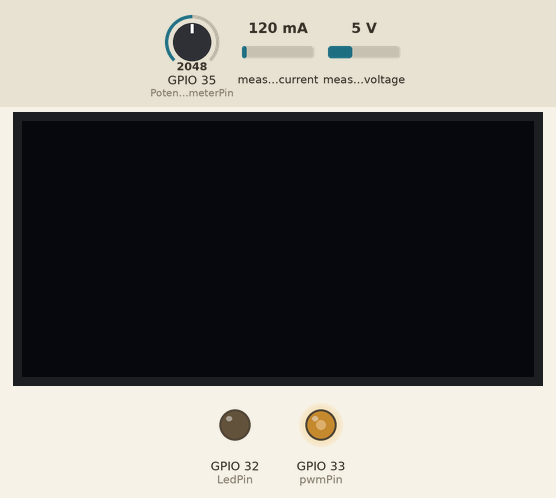
This program was run on a simulated ESP32. On the bench: 128×64 one-colour display, output pins drawn as LEDs (lit = HIGH). Inputs (shaded band) come from the test bench; at power-on: GPIO 35 (PotensiometerPin) = 2048, measured current 120 mA, measured voltage 5 V. WiFi joins after 1.5 s; servers stay silent unless stated; what the program prints to the serial monitor is not drawn.

Above: at 2.7 s.
2.8 s: GPIO 35 (PotensiometerPin) set to 2866
At 4.7 s:
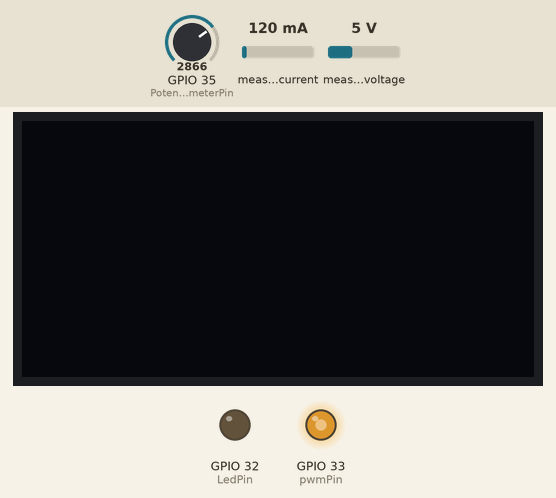
5.0 s: GPIO 35 (PotensiometerPin) set to 3603
At 6.5 s:
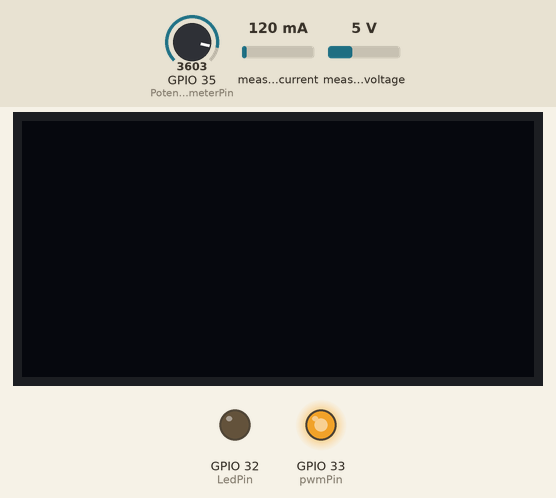
7.0 s: GPIO 35 (PotensiometerPin) set to 491
At 8.2 s:
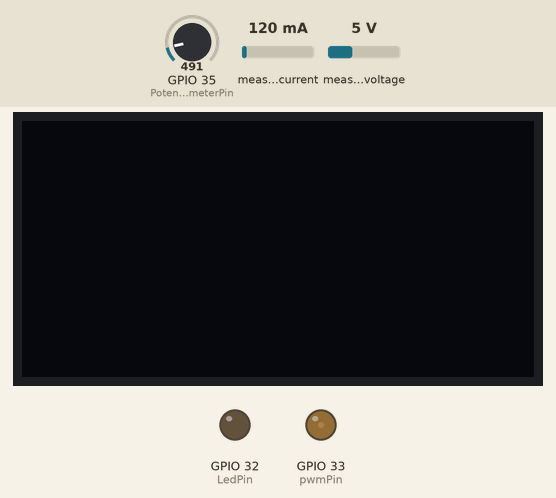
9.0 s: GPIO 35 (PotensiometerPin) set to 2047
At 10.0 s:
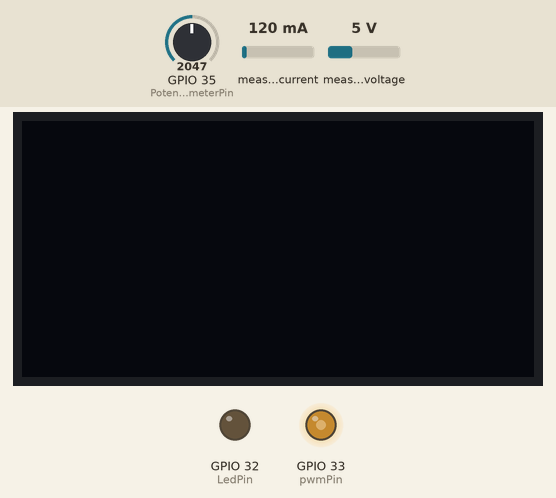
Timing chart, 0 to 12.0 s (numbered marks = the images above; inputs shaded):
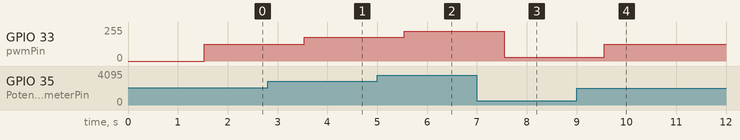

Measured:
- after the input at 2.8 s, GPIO 33 (pwmPin): 127/255 → 177/255 after 0.74 s
- after the input at 5.0 s, GPIO 33 (pwmPin): 177/255 → 223/255 after 0.55 s
- after the input at 7.0 s, GPIO 33 (pwmPin): 223/255 → 30/255 after 0.55 s
- after the input at 9.0 s, GPIO 33 (pwmPin): 30/255 → 127/255 after 0.56 s

The program:

main.cpp
```cpp
#include <Arduino.h>
#include <Wire.h>
#include <HTTPClient.h>
#include <Adafruit_GFX.h>
#include <Adafruit_SSD1306.h>
#include <Adafruit_INA219.h>
#include <WiFi.h>

Adafruit_SSD1306 display(128, 64, &Wire, -1);
Adafruit_INA219 ina219;

const int PotensiometerPin = 35;
const int LedPin = 32;
const int pwmPin = 33;

const char* ssid = "TelkomV";
const char* password = "22233334";

String apiKey = "...";

const unsigned long intervalThingspeak = 20000;
unsigned long lastSend = 0;

const int pwmChannel = 0;
const int pwmFreq = 5000;
const int pwmResolution = 8;

void setup() {
  Serial.begin(115200);

  Wire.begin();
  ina219.begin();
  display.begin(SSD1306_SWITCHCAPVCC, 0x3C);

  pinMode(LedPin, OUTPUT);
  pinMode(PotensiometerPin, INPUT);
  ledcSetup(pwmChannel, pwmFreq, pwmResolution);
  ledcAttachPin(pwmPin, pwmChannel);

  Serial.println("Koneksi ke WiFi...");
  WiFi.mode(WIFI_STA);
  WiFi.begin(ssid, password);
  while (WiFi.status() != WL_CONNECTED) {
    delay(500);
    Serial.println("Menghubungkan ke WiFi...");
  }
  Serial.println("WiFi terhubung!");
}

void loop() {
  int Pot = analogRead(PotensiometerPin);
  int pwmValue = map(Pot, 0, 4095, 0, 255);
  int persen_pwm = map(pwmValue, 0, 255, 0, 100);
  ledcWrite(pwmChannel, pwmValue);

  float	arus_mA	=	ina219.getCurrent_mA();
  float	tegangan_V	=	ina219.getBusVoltage_V();

  display.print("Arus:	"); display.print(arus_mA);
  display.print("	mA	|	Tegangan:	"); display.println(tegangan_V);
  display.print("PWM:	"); display.print(persen_pwm); display.println("%");

  if (millis() - lastSend	>= intervalThingspeak) {
    lastSend	=	millis();
    Serial.print("Persen PWM:	"); Serial.print(persen_pwm); Serial.println("%");
    Serial.print("Arus:	"); Serial.print(arus_mA); Serial.println(" mA");
    Serial.print("Tegangan:	"); Serial.print(tegangan_V); Serial.println(" V");

    HTTPClient	http;
    String	url	=	"http://api.thingspeak.com/update?api_key="	+	apiKey + "&field1="	+	String(persen_pwm) + "&field2="	+	String(arus_mA)	+ "&field3="	+	String(tegangan_V);
		http.begin(url);
		int	httpCode	=	http.GET();
		String	respon	=	http.getString();
		http.end();

		if	(httpCode	==	200	&&	respon	!=	"0") {
			Serial.println("Data	terkirim	ke	ThingSpeak,	entry	ke-"	+	respon);
		}else{
			Serial.println("Gagal	kirim	ke	ThingSpeak	(kode	"	+	String(httpCode) +	")");
    }
  }
  delay (1000);
}
```
